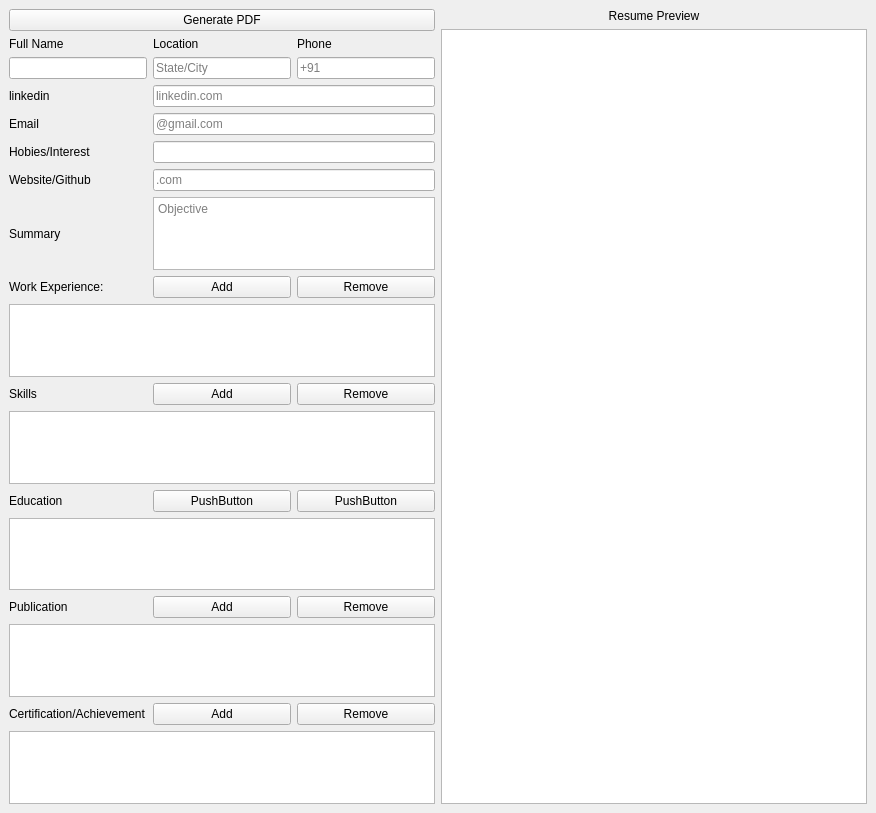
<?xml version="1.0" encoding="UTF-8"?>
<ui version="4.0">
 <class>ResumeGenerator</class>
 <widget class="QMainWindow" name="ResumeGenerator">
  <property name="geometry">
   <rect>
    <x>0</x>
    <y>0</y>
    <width>876</width>
    <height>813</height>
   </rect>
  </property>
  <property name="windowTitle">
   <string>Resume Generator</string>
  </property>
  <property name="autoFillBackground">
   <bool>true</bool>
  </property>
  <widget class="QWidget" name="centralwidget">
   <property name="styleSheet">
    <string notr="true">selection-background-color: qradialgradient(spread:pad, cx:0.5, cy:0.5, radius:0.5, fx:0.5, fy:0.5, stop:0 rgba(0, 0, 0, 255), stop:0.19397 rgba(0, 0, 0, 255), stop:0.202312 rgba(122, 97, 0, 255), stop:0.495514 rgba(76, 58, 0, 255), stop:0.504819 rgba(255, 255, 255, 255), stop:0.79 rgba(255, 255, 255, 255), stop:1 rgba(255, 158, 158, 255));</string>
   </property>
   <layout class="QGridLayout" name="gridLayout">
    <item row="0" column="2">
     <layout class="QGridLayout" name="previewLayout">
      <item row="1" column="0">
       <widget class="QTextBrowser" name="previewBrowser">
        <property name="enabled">
         <bool>true</bool>
        </property>
       </widget>
      </item>
      <item row="0" column="0">
       <widget class="QLabel" name="labelPreview">
        <property name="text">
         <string>Resume Preview</string>
        </property>
        <property name="alignment">
         <set>Qt::AlignCenter</set>
        </property>
       </widget>
      </item>
     </layout>
    </item>
    <item row="0" column="0">
     <layout class="QGridLayout" name="gridLayout_2">
      <item row="17" column="2" colspan="2">
       <widget class="QTextEdit" name="inputSummary">
        <property name="placeholderText">
         <string>Objective</string>
        </property>
       </widget>
      </item>
      <item row="18" column="2">
       <widget class="QPushButton" name="buttonaddExperience">
        <property name="text">
         <string>Add</string>
        </property>
        <property name="checkable">
         <bool>false</bool>
        </property>
        <property name="autoDefault">
         <bool>false</bool>
        </property>
        <property name="default">
         <bool>false</bool>
        </property>
        <property name="flat">
         <bool>false</bool>
        </property>
       </widget>
      </item>
      <item row="27" column="1">
       <widget class="QLabel" name="label">
        <property name="text">
         <string>Certification/Achievement</string>
        </property>
       </widget>
      </item>
      <item row="25" column="2">
       <widget class="QPushButton" name="pushButton">
        <property name="text">
         <string>Add</string>
        </property>
       </widget>
      </item>
      <item row="25" column="3">
       <widget class="QPushButton" name="pushButton_2">
        <property name="text">
         <string>Remove</string>
        </property>
       </widget>
      </item>
      <item row="16" column="2" colspan="2">
       <widget class="QLineEdit" name="inputGithub">
        <property name="placeholderText">
         <string>.com</string>
        </property>
        <property name="clearButtonEnabled">
         <bool>true</bool>
        </property>
       </widget>
      </item>
      <item row="26" column="1" colspan="3">
       <widget class="QTableView" name="tableView"/>
      </item>
      <item row="1" column="3">
       <widget class="QLabel" name="labelPhone">
        <property name="text">
         <string>Phone</string>
        </property>
       </widget>
      </item>
      <item row="6" column="2" colspan="2">
       <widget class="QLineEdit" name="inputEmail">
        <property name="placeholderText">
         <string>@gmail.com</string>
        </property>
        <property name="clearButtonEnabled">
         <bool>true</bool>
        </property>
       </widget>
      </item>
      <item row="4" column="2" colspan="2">
       <widget class="QLineEdit" name="inputLinkedin">
        <property name="text">
         <string/>
        </property>
        <property name="placeholderText">
         <string>linkedin.com</string>
        </property>
        <property name="clearButtonEnabled">
         <bool>true</bool>
        </property>
       </widget>
      </item>
      <item row="21" column="1" colspan="3">
       <widget class="QTableView" name="tableSkills"/>
      </item>
      <item row="16" column="1">
       <widget class="QLabel" name="labelGithub">
        <property name="text">
         <string>Website/Github</string>
        </property>
       </widget>
      </item>
      <item row="2" column="2">
       <widget class="QLineEdit" name="inputLocation">
        <property name="maximumSize">
         <size>
          <width>264</width>
          <height>16777215</height>
         </size>
        </property>
        <property name="placeholderText">
         <string>State/City</string>
        </property>
        <property name="clearButtonEnabled">
         <bool>true</bool>
        </property>
       </widget>
      </item>
      <item row="17" column="1">
       <widget class="QLabel" name="labelSummary">
        <property name="text">
         <string>Summary</string>
        </property>
       </widget>
      </item>
      <item row="2" column="3">
       <widget class="QLineEdit" name="inputPhone">
        <property name="placeholderText">
         <string>+91</string>
        </property>
        <property name="clearButtonEnabled">
         <bool>true</bool>
        </property>
       </widget>
      </item>
      <item row="1" column="1" alignment="Qt::AlignLeft">
       <widget class="QLabel" name="labelName">
        <property name="text">
         <string>Full Name</string>
        </property>
       </widget>
      </item>
      <item row="6" column="1">
       <widget class="QLabel" name="labelEmail">
        <property name="text">
         <string>Email</string>
        </property>
       </widget>
      </item>
      <item row="23" column="1" colspan="3">
       <widget class="QTableView" name="tableView_3"/>
      </item>
      <item row="28" column="1" colspan="3">
       <widget class="QTableView" name="tableView_2"/>
      </item>
      <item row="20" column="2">
       <widget class="QPushButton" name="buttonaddSkills">
        <property name="text">
         <string>Add</string>
        </property>
       </widget>
      </item>
      <item row="4" column="1">
       <widget class="QLabel" name="labelLinkedin">
        <property name="text">
         <string>linkedin</string>
        </property>
       </widget>
      </item>
      <item row="27" column="3">
       <widget class="QPushButton" name="pushButton_4">
        <property name="text">
         <string>Remove</string>
        </property>
       </widget>
      </item>
      <item row="22" column="3">
       <widget class="QPushButton" name="pushButton_6">
        <property name="text">
         <string>PushButton</string>
        </property>
       </widget>
      </item>
      <item row="27" column="2">
       <widget class="QPushButton" name="pushButton_3">
        <property name="text">
         <string>Add</string>
        </property>
       </widget>
      </item>
      <item row="20" column="1">
       <widget class="QLabel" name="labelSkills">
        <property name="text">
         <string>Skills</string>
        </property>
       </widget>
      </item>
      <item row="18" column="1">
       <widget class="QLabel" name="labelExperience">
        <property name="text">
         <string>Work Experience:</string>
        </property>
       </widget>
      </item>
      <item row="22" column="1">
       <widget class="QLabel" name="label_2">
        <property name="text">
         <string>Education</string>
        </property>
       </widget>
      </item>
      <item row="25" column="1">
       <widget class="QLabel" name="labelEducation">
        <property name="text">
         <string>Publication</string>
        </property>
       </widget>
      </item>
      <item row="14" column="1">
       <widget class="QLabel" name="labelHobies">
        <property name="text">
         <string>Hobies/Interest</string>
        </property>
       </widget>
      </item>
      <item row="1" column="2">
       <widget class="QLabel" name="labelLocation">
        <property name="text">
         <string>Location</string>
        </property>
       </widget>
      </item>
      <item row="2" column="1">
       <widget class="QLineEdit" name="inputName">
        <property name="clearButtonEnabled">
         <bool>true</bool>
        </property>
       </widget>
      </item>
      <item row="22" column="2">
       <widget class="QPushButton" name="pushButton_5">
        <property name="text">
         <string>PushButton</string>
        </property>
       </widget>
      </item>
      <item row="19" column="1" colspan="3">
       <widget class="QTableView" name="tableExperience"/>
      </item>
      <item row="20" column="3">
       <widget class="QPushButton" name="buttonremoveSkills">
        <property name="text">
         <string>Remove</string>
        </property>
       </widget>
      </item>
      <item row="18" column="3">
       <widget class="QPushButton" name="buttonremoveExperience">
        <property name="text">
         <string>Remove</string>
        </property>
       </widget>
      </item>
      <item row="14" column="2" colspan="2">
       <widget class="QLineEdit" name="inputHobies">
        <property name="clearButtonEnabled">
         <bool>true</bool>
        </property>
       </widget>
      </item>
      <item row="0" column="1" colspan="3">
       <widget class="QPushButton" name="generateButton">
        <property name="text">
         <string>Generate PDF</string>
        </property>
       </widget>
      </item>
     </layout>
    </item>
   </layout>
  </widget>
 </widget>
 <resources/>
 <connections/>
</ui>
